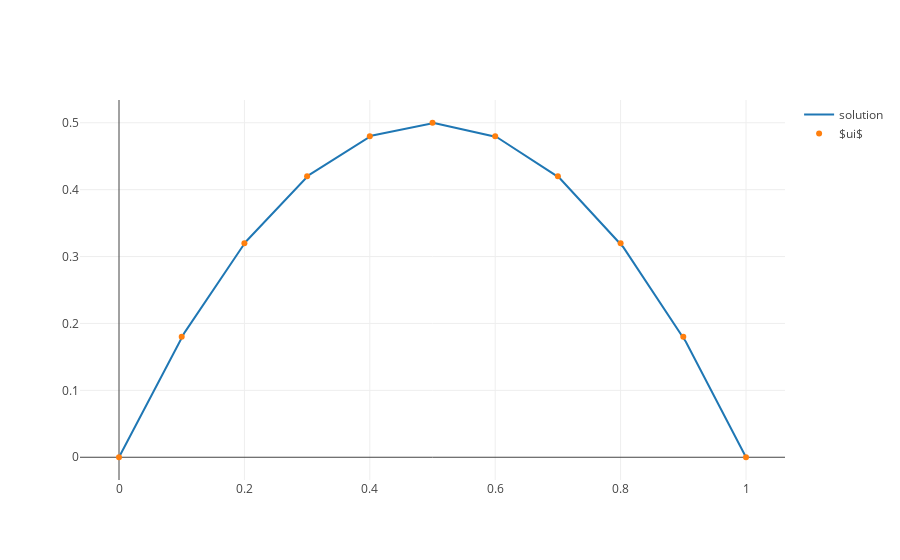

The code cell stored with this chart in its notebook:
### Code cell
x, u = interpolate(ui)


fig = go.Figure(data=[
    go.Scatter(x=x, y=u, mode='lines', name="solution"),
    go.Scatter(x=s, y=ui, mode='markers', name="$ui$"),
])
plotly.iplot(fig)

### Figure 1 — Plotly figure (JSON) as saved in the notebook; plotly's stock layout.template omitted (floating-point values rounded to 4 significant figures; data arrays with more than 128 entries replaced by an {"elided": "..."} marker saying what was removed)
{"data": [{"mode": "lines", "name": "solution", "type": "scatter", "uid": "a21d2ba0-0183-4cab-a404-3ac6c5c90dac", "x": {"elided": "500 float values"}, "y": {"elided": "500 float values"}}, {"mode": "markers", "name": "$ui$", "type": "scatter", "uid": "45dd667a-50b5-4589-8de1-752c856b0f39", "x": [0, 0.1, 0.2, 0.3, 0.4, 0.5, 0.6, 0.7, 0.8, 0.9, 1], "y": [0, 0.18, 0.32, 0.42, 0.48, 0.5, 0.48, 0.42, 0.32, 0.18, 0]}], "layout": {}}
